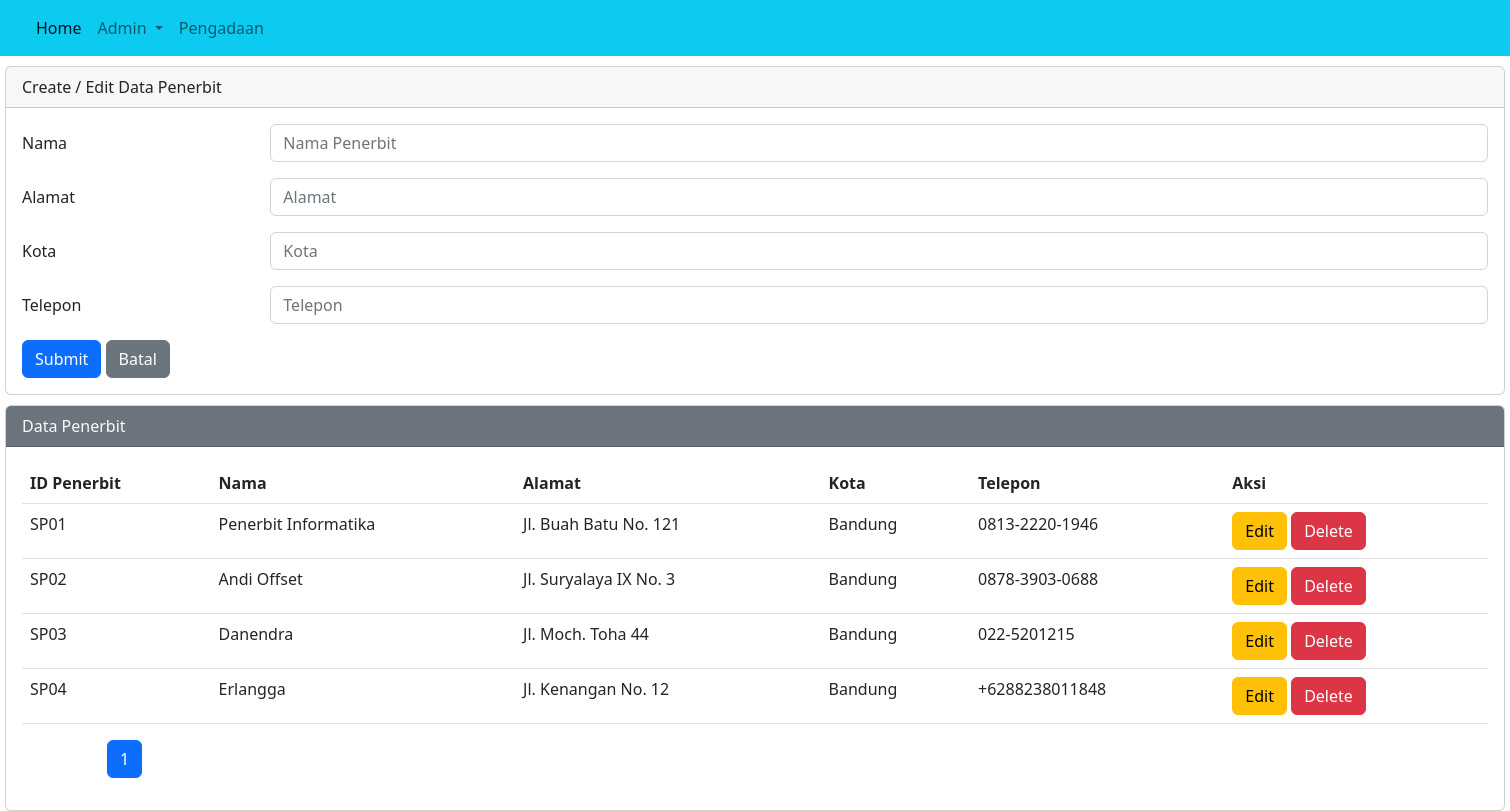
Screenshot of /admin2.php with the database file from the repository.
### tables this page shows
CREATE TABLE `penerbit` (
  `id_penerbit` varchar(20) NOT NULL,
  `nama` varchar(100) NOT NULL,
  `alamat` varchar(200) NOT NULL,
  `kota` varchar(200) NOT NULL,
  `telepon` varchar(50) NOT NULL
);

### admin2.php (the view, shortened to what this page needs)
<!doctype html>
<html lang="en">
<head>
    <link href="https://cdn.jsdelivr.net/npm/bootstrap@5.2.2/dist/css/bootstrap.min.css" rel="stylesheet"
>
</head>
<body>
    <nav class="navbar navbar-expand-lg bg-info  ">
        <div class="container-fluid">
            <div class="collapse navbar-collapse" id="navbarSupportedContent">
                <ul class="navbar-nav me-auto mb-2 mb-lg-0">
                    <li class="nav-item">
                        <a class="nav-link active" aria-current="page" href="index.php">Home</a>
                    </li>
                    <li class="nav-item dropdown">
                        <a class="nav-link dropdown-toggle" href="#" role="button" data-bs-toggle="dropdown"
                            aria-expanded="false">
                            Admin
                        </a>
                    </li>
                    <li class="nav-item">
                        <a class="nav-link" href="pengadaan.php">Pengadaan</a>
                    </li>
                </ul>
            </div>
        </div>
    </nav>
    <?php
    $host = "localhost";
    $user = "root";
    $pass = "";
    $db = "unibookstore";
    $koneksi = mysqli_connect($host, $user, $pass, $db);
    $namapenerbit = "";
    $alamat = "";
    $kota = "";
    $telepon = "";
    ?>
        <div class="mx-auto">
            <div class="card">
                <div class="card-header">
                    Create / Edit Data Penerbit
                </div>
                <form action="admin2.php" method="POST">
                    <div class="card-body">
                        <div class="mb-3 row">
                            <label for="nama" class="col-sm-2 col-form-label">Nama</label>
                            <div class="col-sm-10">
                                <input type="text" class="form-control" id="nama" name="nama"
                                    value="<?php echo $namapenerbit ?>" placeholder="Nama Penerbit">
                            </div>
                        </div>
                        <div class="mb-3 row">
                            <label for="alamat" class="col-sm-2 col-form-label">Alamat</label>
                            <div class="col-sm-10">
                                <input type="text" class="form-control" id="alamat" name="alamat"
                                    value="<?php echo $alamat ?>" placeholder="Alamat">
                            </div>
                        </div>
                        <div class="mb-3 row">
                            <label for="kota" class="col-sm-2 col-form-label">Kota</label>
                            <div class="col-sm-10">
                                <input type="text" class="form-control" id="kota" name="kota"
                                    value="<?php echo $kota ?>" placeholder="Kota">
                            </div>
                        </div>
                        <div class="mb-3 row">
                            <label for="telepon" class="col-sm-2 col-form-label">Telepon</label>
                            <div class="col-sm-10">
                                <input type="text" class="form-control" id="telepon" name="telepon"
                                    value="<?php echo $telepon ?>" placeholder="Telepon">
                            </div>
                        </div>
                        <div class="col-12">
                            <input type="submit" name="simpan" class="btn btn-primary">
                            <a href="admin2.php" class="btn btn-secondary">Batal</a>
                        </div>
                    </div>
                </form>
            </div>
    <div class="card">
        <div class="card-header text-light bg-secondary">
            Data Penerbit
        </div>
        <div class="card-body">
            <table class="table">
                <thead>
                    <tr>
                        <th scope="col">ID Penerbit</th>
                        <th scope="col">Nama</th>
                        <th scope="col">Alamat</th>
                        <th scope="col">Kota</th>
                        <th scope="col">Telepon</th>
                        <th scope="col">Aksi</th>
                    </tr>
                <tbody>
                    <?php
                              $page = isset($_GET['page']) ? $_GET['page'] : 1;
                              $per_page = 5;
                              $offset = ($page - 1) * $per_page;
                              $sql_count = "SELECT COUNT(id_penerbit) AS total FROM penerbit";
                              $result_count = mysqli_query($koneksi, $sql_count);
                              $row_count = mysqli_fetch_assoc($result_count);
                              $total_pages = ceil($row_count['total'] / $per_page);
                              $sql2 = "SELECT penerbit.id_penerbit, penerbit.nama, penerbit.alamat, penerbit.kota, penerbit.telepon, COUNT(buku.id_buku) AS jumlah_buku
                                      FROM penerbit
                                      LEFT JOIN buku ON penerbit.nama = buku.penerbit
                                      GROUP BY penerbit.id_penerbit, penerbit.nama, penerbit.alamat, penerbit.kota, penerbit.telepon
                                      LIMIT $per_page OFFSET $offset";
                        $q2 = mysqli_query($koneksi, $sql2);
                        while ($r2 = mysqli_fetch_array($q2)) {
                            $idpenerbit = $r2['id_penerbit'];
                            $namapenerbit = $r2['nama'];
                            $alamat = $r2['alamat'];
                            $kota = $r2['kota'];
                            $telepon = $r2['telepon'];
                            ?>
                    <tr>
                        <td scope="row">
                            <?php echo $idpenerbit ?>
                        </td>
                        <td scope="row">
                            <?php echo $namapenerbit ?>
                        </td>
                        <td scope="row">
                            <?php echo $alamat ?>
                        </td>
                        <td scope="row">
                            <?php echo $kota ?>
                        </td>
                        <td scope="row">
                            <?php echo $telepon ?>
                        </td>
                        <td scope="row">
                            <a href="admin2.php?op=edit&id_penerbit=<?php echo $idpenerbit ?>"><button type="button"
                                    class="btn btn-warning">Edit</button></a>
                            <a href="admin2.php?op=del&id_penerbit=<?php echo $idpenerbit ?>"
                                onclick="return confirm('yakin mau delete?')"><button type="button"
                                    class="btn btn-danger">Delete</button></a>
                        </td>
                    </tr>
                    <?php
                        }
                        ?>
                </tbody>
                </thead>
            </table>
            <div class="container mt-3">
                <ul class="pagination">
                    <?php for ($i = 1; $i <= $total_pages; $i++) : ?>
                    <li class="page-item <?php echo ($i == $page) ? 'active' : ''; ?>">
                        <a class="page-link" href="admin2.php?page=<?php echo $i; ?>"><?php echo $i; ?></a>
                    </li>
                    <?php endfor; ?>
                </ul>
            </div>
        </div>
    </div>
    </div>
</body>
</html>

### admin2.php (style rules this page uses)
.mx-auto { width: 1500px }
.card { margin-top: 10px }

### rows the page displays
penerbit: id_penerbit "SP01", nama "Penerbit Informatika", alamat "Jl. Buah Batu No. 121", kota "Bandung", telepon "0813-2220-1946"
penerbit: id_penerbit "SP02", nama "Andi Offset", alamat "Jl. Suryalaya IX No. 3", kota "Bandung", telepon "0878-3903-0688"
penerbit: id_penerbit "SP03", nama "Danendra", alamat "Jl. Moch. Toha 44", kota "Bandung", telepon "022-5201215"
penerbit: id_penerbit "SP04", nama "Erlangga", alamat "Jl. Kenangan No. 12", kota "Bandung", telepon "+6288238011848"
